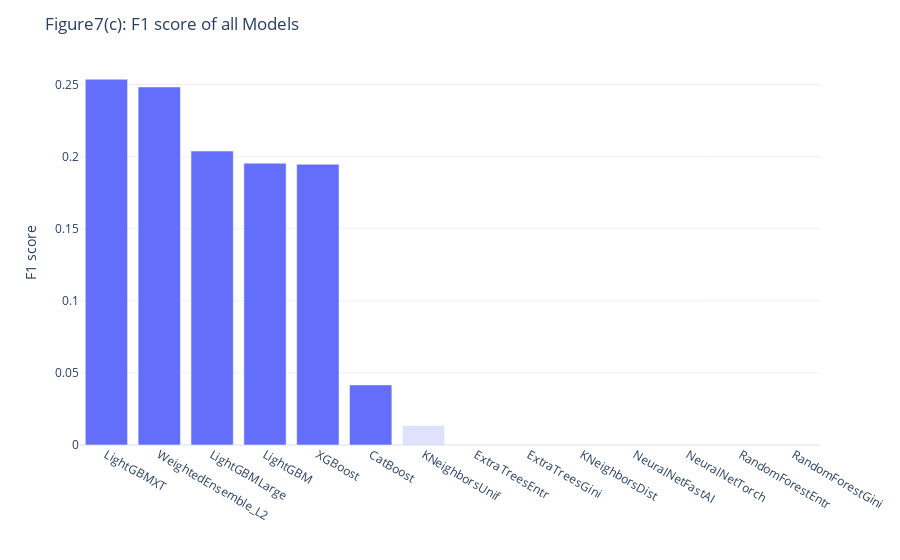

Notebook code for this chart:
### Markdown cell above
#### F1 score

### Code cell
figs['실험1모델비교F1'].layout['title']['text']='Figure7(c): F1 score of all Models'
figs['실험1모델비교F1'].show(width=750)

### Figure 1 — Plotly figure (JSON) as saved in the notebook; plotly's stock layout.template omitted (floating-point values rounded to 4 significant figures)
{"data": [{"alignmentgroup": "True", "hovertemplate": "Top6=True<br>Method=%{x}<br>Value=%{y}<extra></extra>", "legendgroup": "True", "marker": {"color": "#636efa", "opacity": 1, "pattern": {"shape": ""}}, "name": "True", "offsetgroup": "True", "orientation": "v", "showlegend": false, "textposition": "auto", "type": "bar", "x": ["LightGBMXT", "WeightedEnsemble_L2", "LightGBMLarge", "LightGBM", "XGBoost", "CatBoost"], "xaxis": "x", "y": [0.2536, 0.2483, 0.2038, 0.1954, 0.1947, 0.04167], "yaxis": "y"}, {"alignmentgroup": "True", "hovertemplate": "Top6=False<br>Method=%{x}<br>Value=%{y}<extra></extra>", "legendgroup": "False", "marker": {"color": "#636efa", "opacity": 0.2, "pattern": {"shape": ""}}, "name": "False", "offsetgroup": "False", "orientation": "v", "showlegend": false, "textposition": "auto", "type": "bar", "x": ["KNeighborsUnif", "ExtraTreesEntr", "ExtraTreesGini", "KNeighborsDist", "NeuralNetFastAI", "NeuralNetTorch", "RandomForestEntr", "RandomForestGini"], "xaxis": "x", "y": [0.01351, 0, 0, 0, 0, 0, 0, 0], "yaxis": "y"}], "layout": {"autosize": true, "barmode": "relative", "legend": {"title": {"text": "Top6"}, "tracegroupgap": 0}, "margin": {"t": 60}, "title": {"text": "Figure7(c): F1 score of all Models"}, "xaxis": {"anchor": "y", "autorange": true, "domain": [0, 1], "range": [-0.5, 13.5], "title": {"text": ""}, "type": "category"}, "yaxis": {"anchor": "x", "autorange": true, "domain": [0, 1], "range": [0, 0.267], "title": {"text": "F1 score"}, "type": "linear"}}}
